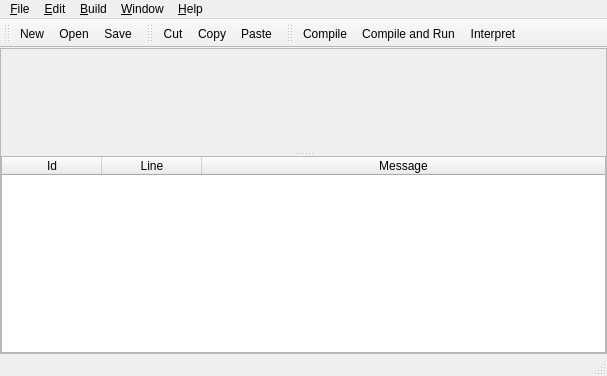
<?xml version="1.0" encoding="UTF-8"?>
<ui version="4.0">
 <class>MainWindow</class>
 <widget class="QMainWindow" name="MainWindow">
  <property name="geometry">
   <rect>
    <x>0</x>
    <y>0</y>
    <width>607</width>
    <height>376</height>
   </rect>
  </property>
  <property name="windowTitle">
   <string>MainWindow</string>
  </property>
  <widget class="QWidget" name="centralWidget">
   <layout class="QVBoxLayout" name="verticalLayout_2">
    <property name="margin">
     <number>0</number>
    </property>
    <item>
     <widget class="QSplitter" name="splitterEditor">
      <property name="frameShape">
       <enum>QFrame::StyledPanel</enum>
      </property>
      <property name="frameShadow">
       <enum>QFrame::Raised</enum>
      </property>
      <property name="orientation">
       <enum>Qt::Vertical</enum>
      </property>
      <widget class="QCubsEditor" name="textEdit" native="true">
       <property name="sizePolicy">
        <sizepolicy hsizetype="Expanding" vsizetype="Expanding">
         <horstretch>0</horstretch>
         <verstretch>0</verstretch>
        </sizepolicy>
       </property>
       <property name="minimumSize">
        <size>
         <width>0</width>
         <height>100</height>
        </size>
       </property>
       <property name="acceptDrops">
        <bool>true</bool>
       </property>
      </widget>
      <widget class="QTableWidget" name="lstError">
       <property name="sizePolicy">
        <sizepolicy hsizetype="Expanding" vsizetype="MinimumExpanding">
         <horstretch>0</horstretch>
         <verstretch>0</verstretch>
        </sizepolicy>
       </property>
       <property name="minimumSize">
        <size>
         <width>0</width>
         <height>50</height>
        </size>
       </property>
       <property name="baseSize">
        <size>
         <width>0</width>
         <height>0</height>
        </size>
       </property>
       <property name="editTriggers">
        <set>QAbstractItemView::NoEditTriggers</set>
       </property>
       <property name="selectionBehavior">
        <enum>QAbstractItemView::SelectRows</enum>
       </property>
       <property name="showGrid">
        <bool>false</bool>
       </property>
       <property name="sortingEnabled">
        <bool>true</bool>
       </property>
       <property name="wordWrap">
        <bool>true</bool>
       </property>
       <property name="columnCount">
        <number>3</number>
       </property>
       <attribute name="horizontalHeaderShowSortIndicator" stdset="0">
        <bool>true</bool>
       </attribute>
       <attribute name="horizontalHeaderStretchLastSection">
        <bool>true</bool>
       </attribute>
       <attribute name="verticalHeaderVisible">
        <bool>false</bool>
       </attribute>
       <column>
        <property name="text">
         <string>Id</string>
        </property>
        <property name="textAlignment">
         <set>AlignHCenter|AlignVCenter|AlignCenter</set>
        </property>
       </column>
       <column>
        <property name="text">
         <string>Line</string>
        </property>
        <property name="textAlignment">
         <set>AlignHCenter|AlignVCenter|AlignCenter</set>
        </property>
       </column>
       <column>
        <property name="text">
         <string>Message</string>
        </property>
        <property name="textAlignment">
         <set>AlignHCenter|AlignVCenter|AlignCenter</set>
        </property>
       </column>
      </widget>
     </widget>
    </item>
   </layout>
  </widget>
  <widget class="QMenuBar" name="menuBar">
   <property name="geometry">
    <rect>
     <x>0</x>
     <y>0</y>
     <width>607</width>
     <height>27</height>
    </rect>
   </property>
   <widget class="QMenu" name="menuMenu">
    <property name="title">
     <string>&amp;File</string>
    </property>
    <addaction name="actionOpen"/>
    <addaction name="actionNew"/>
    <addaction name="separator"/>
    <addaction name="actionSave"/>
    <addaction name="actionSaveAs"/>
    <addaction name="separator"/>
    <addaction name="actionExit"/>
   </widget>
   <widget class="QMenu" name="menuHelp">
    <property name="title">
     <string>&amp;Help</string>
    </property>
    <addaction name="actionAbout"/>
    <addaction name="actionAboutQt"/>
   </widget>
   <widget class="QMenu" name="menuEdit">
    <property name="title">
     <string>&amp;Edit</string>
    </property>
    <addaction name="actionCut"/>
    <addaction name="actionCopy"/>
    <addaction name="actionPaste"/>
   </widget>
   <widget class="QMenu" name="menu_Build">
    <property name="title">
     <string>&amp;Build</string>
    </property>
    <widget class="QMenu" name="menu_Run">
     <property name="title">
      <string>&amp;Run</string>
     </property>
     <addaction name="actionCompileAndRun"/>
     <addaction name="actionInterpret"/>
    </widget>
    <addaction name="actionCompile"/>
    <addaction name="menu_Run"/>
   </widget>
   <widget class="QMenu" name="menuWindow">
    <property name="title">
     <string>&amp;Window</string>
    </property>
    <addaction name="actionShowEditor"/>
    <addaction name="actionShowCompileOutput"/>
    <addaction name="actionShowOnlyEditor"/>
   </widget>
   <addaction name="menuMenu"/>
   <addaction name="menuEdit"/>
   <addaction name="menu_Build"/>
   <addaction name="menuWindow"/>
   <addaction name="menuHelp"/>
  </widget>
  <widget class="QToolBar" name="toolBarFile">
   <attribute name="toolBarArea">
    <enum>TopToolBarArea</enum>
   </attribute>
   <attribute name="toolBarBreak">
    <bool>false</bool>
   </attribute>
   <addaction name="actionNew"/>
   <addaction name="actionOpen"/>
   <addaction name="actionSave"/>
  </widget>
  <widget class="QToolBar" name="toolBarEdit">
   <attribute name="toolBarArea">
    <enum>TopToolBarArea</enum>
   </attribute>
   <attribute name="toolBarBreak">
    <bool>false</bool>
   </attribute>
   <addaction name="actionCut"/>
   <addaction name="actionCopy"/>
   <addaction name="actionPaste"/>
  </widget>
  <widget class="QToolBar" name="toolBarBuild">
   <attribute name="toolBarArea">
    <enum>TopToolBarArea</enum>
   </attribute>
   <attribute name="toolBarBreak">
    <bool>false</bool>
   </attribute>
   <addaction name="actionCompile"/>
   <addaction name="actionCompileAndRun"/>
   <addaction name="actionInterpret"/>
  </widget>
  <widget class="QStatusBar" name="statusBar"/>
  <action name="actionOpen">
   <property name="icon">
    <iconset>
     <normaloff>images/open.png</normaloff>images/open.png</iconset>
   </property>
   <property name="text">
    <string>&amp;Open...</string>
   </property>
   <property name="toolTip">
    <string>Open an existing file</string>
   </property>
   <property name="statusTip">
    <string>Open an existing file</string>
   </property>
   <property name="shortcut">
    <string>Ctrl+O</string>
   </property>
  </action>
  <action name="actionExit">
   <property name="text">
    <string>E&amp;xit</string>
   </property>
   <property name="toolTip">
    <string>Exit the application</string>
   </property>
   <property name="statusTip">
    <string>Exit the application</string>
   </property>
  </action>
  <action name="actionNew">
   <property name="icon">
    <iconset>
     <normaloff>images/new.png</normaloff>images/new.png</iconset>
   </property>
   <property name="text">
    <string>&amp;New</string>
   </property>
   <property name="toolTip">
    <string>Create a new file</string>
   </property>
   <property name="statusTip">
    <string>Create a new file</string>
   </property>
   <property name="shortcut">
    <string>Ctrl+N</string>
   </property>
  </action>
  <action name="actionSave">
   <property name="icon">
    <iconset>
     <normaloff>images/save.png</normaloff>images/save.png</iconset>
   </property>
   <property name="text">
    <string>&amp;Save</string>
   </property>
   <property name="toolTip">
    <string>Save the document to disk</string>
   </property>
   <property name="statusTip">
    <string>Save the document to disk</string>
   </property>
   <property name="shortcut">
    <string>Ctrl+S</string>
   </property>
  </action>
  <action name="actionSaveAs">
   <property name="icon">
    <iconset>
     <normaloff>images/save.png</normaloff>images/save.png</iconset>
   </property>
   <property name="text">
    <string>Save &amp;as...</string>
   </property>
   <property name="toolTip">
    <string>Save the document under a new name</string>
   </property>
   <property name="statusTip">
    <string>Save the document under a new name</string>
   </property>
   <property name="shortcut">
    <string>Alt+Shift+S</string>
   </property>
  </action>
  <action name="actionCopy">
   <property name="icon">
    <iconset>
     <normaloff>images/copy.png</normaloff>images/copy.png</iconset>
   </property>
   <property name="text">
    <string>&amp;Copy</string>
   </property>
   <property name="toolTip">
    <string>Copy the current selection's contents to the clipboard</string>
   </property>
   <property name="statusTip">
    <string>Copy the current selection's contents to the clipboard</string>
   </property>
   <property name="shortcut">
    <string>Ctrl+C</string>
   </property>
  </action>
  <action name="actionCut">
   <property name="icon">
    <iconset>
     <normaloff>images/cut.png</normaloff>images/cut.png</iconset>
   </property>
   <property name="text">
    <string>Cu&amp;t</string>
   </property>
   <property name="toolTip">
    <string>Cut the current selection's contents to the clipboard</string>
   </property>
   <property name="statusTip">
    <string>Cut the current selection's contents to the clipboard</string>
   </property>
   <property name="shortcut">
    <string>Ctrl+X</string>
   </property>
  </action>
  <action name="actionPaste">
   <property name="icon">
    <iconset>
     <normaloff>images/paste.png</normaloff>images/paste.png</iconset>
   </property>
   <property name="text">
    <string>&amp;Paste</string>
   </property>
   <property name="toolTip">
    <string>Paste the clipboard's contents into the currnent selection</string>
   </property>
   <property name="statusTip">
    <string>Paste the clipboard's contents into the currnent selection</string>
   </property>
   <property name="shortcut">
    <string>Ctrl+V</string>
   </property>
  </action>
  <action name="actionAbout">
   <property name="text">
    <string>&amp;About</string>
   </property>
   <property name="toolTip">
    <string>Show the application's About box</string>
   </property>
   <property name="statusTip">
    <string>Show the application's About box</string>
   </property>
  </action>
  <action name="actionAboutQt">
   <property name="text">
    <string>About &amp;Qt</string>
   </property>
   <property name="toolTip">
    <string>Show the Qt library's About box</string>
   </property>
   <property name="statusTip">
    <string>Show the Qt library's About box</string>
   </property>
  </action>
  <action name="actionCompile">
   <property name="text">
    <string>&amp;Compile</string>
   </property>
   <property name="toolTip">
    <string>Compile this file</string>
   </property>
   <property name="shortcut">
    <string>F9</string>
   </property>
  </action>
  <action name="actionCompileAndRun">
   <property name="text">
    <string>C&amp;ompile and Run</string>
   </property>
   <property name="toolTip">
    <string>Compile this file and run generated binary</string>
   </property>
   <property name="shortcut">
    <string>F10</string>
   </property>
  </action>
  <action name="actionInterpret">
   <property name="text">
    <string>&amp;Interpret</string>
   </property>
   <property name="toolTip">
    <string>Execute the file using the Cubs interpretor</string>
   </property>
   <property name="shortcut">
    <string>F11</string>
   </property>
  </action>
  <action name="actionShowEditor">
   <property name="checkable">
    <bool>true</bool>
   </property>
   <property name="checked">
    <bool>true</bool>
   </property>
   <property name="text">
    <string>Show Editor</string>
   </property>
   <property name="shortcut">
    <string>Ctrl+&amp;</string>
   </property>
  </action>
  <action name="actionShowCompileOutput">
   <property name="checkable">
    <bool>true</bool>
   </property>
   <property name="text">
    <string>Show Compile Output</string>
   </property>
   <property name="shortcut">
    <string>Ctrl+É</string>
   </property>
  </action>
  <action name="actionShowOnlyEditor">
   <property name="text">
    <string>Show Only Editor</string>
   </property>
   <property name="toolTip">
    <string>Hide all window except editor</string>
   </property>
   <property name="shortcut">
    <string>Esc</string>
   </property>
   <property name="visible">
    <bool>true</bool>
   </property>
  </action>
 </widget>
 <layoutdefault spacing="6" margin="11"/>
 <customwidgets>
  <customwidget>
   <class>QCubsEditor</class>
   <extends>QWidget</extends>
   <header>qcubseditor.h</header>
  </customwidget>
 </customwidgets>
 <resources/>
 <connections/>
</ui>
